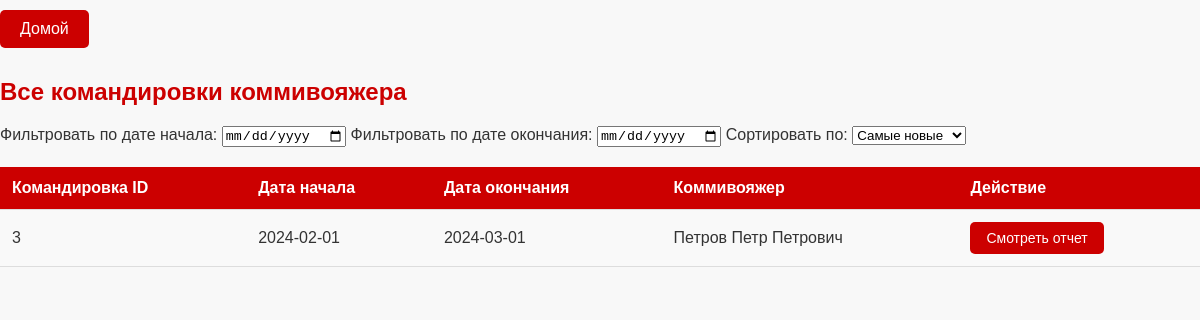
Screenshot of /project_salesmen/php/all_reports.php?commissioner_id=2 (signed in) with the database file from the repository.
### tables this page shows
CREATE TABLE IF NOT EXISTS business_trips (
    id INT AUTO_INCREMENT PRIMARY KEY,
    commissioner_id INT NOT NULL,
    start_date DATE NOT NULL,
    end_date DATE NOT NULL,
    FOREIGN KEY (commissioner_id) REFERENCES commissioners(id)
);

CREATE TABLE IF NOT EXISTS commissioners (
    id INT AUTO_INCREMENT PRIMARY KEY,
    full_name VARCHAR(255) NOT NULL,
    address VARCHAR(255),
    phone VARCHAR(15) NOT NULL
);

### project_salesmen/php/get_commissioner_data.php (called while the page is built, shortened)
<?php
$commissioner_id = $_GET['commissioner_id'] ?? null;

### project_salesmen/php/all_reports.php (the view, shortened to what this page needs)
<?php
$commissioner_id = isset($_GET['commissioner_id']) ? (int)$_GET['commissioner_id'] : 0;
if ($commissioner_id > 0) {
    require_once 'connection.php';
    $stmt = $pdo->prepare("SELECT bt.id, bt.start_date, bt.end_date, c.full_name FROM business_trips bt JOIN commissioners c ON bt.commissioner_id = c.id WHERE bt.commissioner_id = :commissioner_id");
    $stmt->execute(['commissioner_id' => $commissioner_id]);
    $trips = $stmt->fetchAll(PDO::FETCH_ASSOC);
}
?>
<?php
require_once 'get_commissioner_data.php';
?>
<!DOCTYPE html>
<html lang="ru">
<head>
    <link rel="stylesheet" href="../css/commissioner_style.css">
</head>
<body>
    <a href="full_commissioner.php?commissioner_id=<?php echo $commissioner_id; ?>" class="home-button">Домой</a>
    <h2>Все командировки коммивояжера</h2>
    <div class="filter-sort">
        <label for="start-date-filter">Фильтровать по дате начала:</label>
        <input type="date" id="start-date-filter" name="start-date-filter" onchange="filterTable()">
        <label for="end-date-filter">Фильтровать по дате окончания:</label>
        <input type="date" id="end-date-filter" name="end-date-filter" onchange="filterTable()">
        <label for="sort-by">Сортировать по:</label>
        <select id="sort-by" onchange="sortTable()">
            <option value="start_date_desc">Самые новые</option>
        </select>
    </div>
    <table>
        <thead>
            <tr>
                <th>Командировка ID</th>
                <th>Дата начала</th>
                <th>Дата окончания</th>
                <th>Коммивояжер</th>
                <th>Действие</th>
            </tr>
        </thead>
        <tbody>
            <?php foreach ($trips as $trip): ?>
                <tr>
                    <td><?php echo htmlspecialchars($trip['id']); ?></td>
                    <td><?php echo htmlspecialchars($trip['start_date']); ?></td>
                    <td><?php echo htmlspecialchars($trip['end_date']); ?></td>
                    <td><?php echo htmlspecialchars($trip['full_name']); ?></td>
                    <td><button onclick="openReportModal(<?php echo $trip['id']; ?>)">Смотреть отчет</button></td>
                </tr>
            <?php endforeach; ?>
        </tbody>
    </table>
</body>
</html>

### project_salesmen/css/commissioner_style.css (style rules this page uses)
body { font-family: Arial, sans-serif; background-color: #f8f8f8; color: #333; margin: 0; padding: 0; }
a { color: #cc0000; text-decoration: none; }
h2, h3 { color: #cc0000; font-size: 24px; margin-bottom: 20px; }
.home-button { display: inline-block; padding: 10px 20px; background-color: #cc0000; color: white; text-align: center; border-radius: 5px; margin: 10px 0; font-size: 16px; }
table { width: 100%; border-collapse: collapse; margin-top: 20px; }
th, td { padding: 12px; text-align: left; border-bottom: 1px solid #ddd; }
th { background-color: #cc0000; color: white; }
td { background-color: #f9f9f9; }
button { padding: 8px 16px; background-color: #cc0000; color: white; border: none; border-radius: 5px; cursor: pointer; font-size: 14px; }

### rows the page displays
business_trips: id "3", start_date "2024-02-01", end_date "2024-03-01", commissioner.full_name "Петров Петр Петрович"
